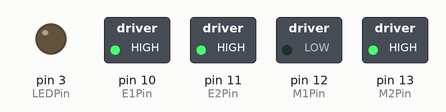
Bench run of a sketch on a simulated Arduino Uno, built with avr-gcc and run on an emulated ATmega328P. Shown: switched loads named in the sketch (green lamp = pin HIGH), output pins drawn as LEDs (lit = HIGH).

Above: at 0.1 s.
At 1.1 s:
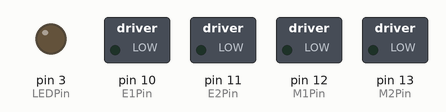
Timing chart, 0 to 2.6 s (numbered marks = the images above):
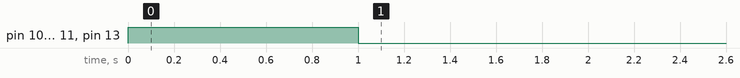

The sketch:

main.ino
```cpp
#include <Arduino.h>
#define DETECT 1
#define RECEIVE 1
#define FORWARD LOW
#define BACKWARD HIGH
#define MOTOR_NUM 2
#define TRUE 1
#define FALSE 0

/*
 * Enable : enable/disable the power
 * PWM : regulate the speed
 */
const int E1Pin = 10;      // Motor-1 Enable
const int E2Pin = 11;      // Motor-2 Enable
const int M1Pin = 12;      // Motor-1 PWM
const int M2Pin = 13;      // Motor-2 PWM
const int LEDPin = 3;      // LED for testing photoresistor

typedef struct {
  byte enPin;
  byte directionPin;
} MotorControl;

const MotorControl Motors[] = {{E1Pin, M1Pin}, {E2Pin, M2Pin}};

// const int Forward = LOW;
// const int Backward = HIGH;

/*
 * Detect the collision.
 * If sensor detect the collision, return DETECT.
 */
int sensingCollision(){
  return DETECT;
}

/*
 * Send the light signal to backward car.
 * If the sensingCollision function returns DETECT, send the light signal.
 * This function has the light signal generation algorithm.
 */
void sendSignal(){

}

/*
 * Receive the light signal from forward car.
 * If the light signal is received and correct signal, return RECEIVE.
 * This function has the light signal interpret algorithm.
 */
int receiveSignal(){

  return RECEIVE;
}

/*
 * Stop the motor.
 * If the receiveSignal function returns the RECEIVE, motor stop immediately.
 */
void stop(){
  int i;
  for(i = 0;i < MOTOR_NUM;i++){
    digitalWrite(Motors[i].enPin, LOW);
    digitalWrite(Motors[i].directionPin, LOW);
  }
  delay(1000);
}

/*
 * Running the motor on input velocity.
 * If sensor detect the collision, return DETECT.
 */
void go(int speed){
  int i;
  for(i = 0;i < MOTOR_NUM;i++){
    digitalWrite(Motors[i].enPin, LOW);
  }
  digitalWrite(Motors[0].directionPin, LOW);
  digitalWrite(Motors[1].directionPin, HIGH);
  analogWrite(Motors[0].enPin, speed);
  analogWrite(Motors[1].enPin, speed);
  delay(1000);
}

/***************************************************
 ******************** MAIN PART ********************
 ***************************************************/
/*
 * initial setting
 * Motors, photoresistor, receive LED, test LED, collision detection sensor.
 */
void setup(){
  int i;
  /* Test LED */
  pinMode(LEDPin, OUTPUT);
  digitalWrite(LEDPin, LOW);
  /* Motors */
  for(i = 0;i < MOTOR_NUM; i++){
    pinMode(Motors[i].enPin, OUTPUT);
    pinMode(Motors[i].directionPin, OUTPUT);
    digitalWrite(Motors[i].enPin, LOW);
  }
  go(255);
}

void loop(){
  while(TRUE){
    if(sensingCollision() == DETECT){
      stop();
      sendSignal();
      break;
    }
    if(receiveSignal() == RECEIVE){
      stop();
      break;
    }
  }
  /*
  go(10);
  stop();
  go(50);
  stop();
  go(100);
  stop();
  go(255);
  stop();
  */
}
```

Measured:
- by itself, pin 10 (E1Pin), pin 11 (E2Pin), pin 13 (M2Pin): HIGH → LOW at 1.0 s
